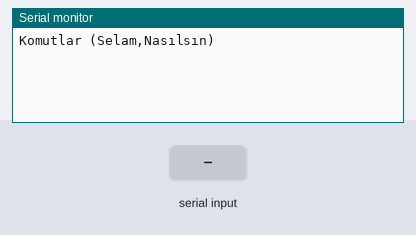
A sketch run on a simulated Arduino Uno, built with avr-gcc and run on an emulated ATmega328P. On the bench: the last lines printed to the serial monitor. The inputs (shaded band) are chosen by the test bench.

Above: at 3.2 s.
3.3 s: "Selam\n" received over Serial
At 4.0 s:
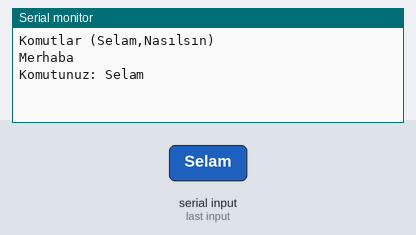
4.8 s: "1\n" received over Serial
At 5.3 s:
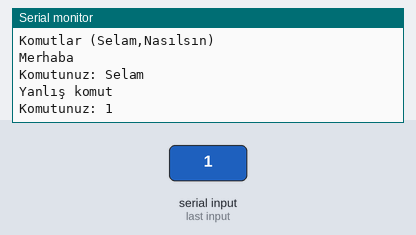

Measured:
- after the input at 3.3 s, the serial monitor: prints a new line at once (image 1)
- after the input at 4.8 s, the serial monitor: prints a new line at once (image 2)

The sketch:

Serial_Communication.ino
```cpp
void setup() {
  Serial.begin(9600); //Serial iletişimi başlatıyoruz

  delay(2000); //2 saniye bekliyoruz

  Serial.println("Komutlar (Selam,Nasılsın)");
}

void loop() {

  if (Serial.available()) {    //Eğer Serial Aktifse
    String command;
    command = Serial.readStringUntil('\n');  //Serial.read ı komuta eşitle
    command.trim();                          //Fazladan karakterleri sil


    if (command.equals("Selam")) {       //Eğer komut Selam a eşitse
    Serial.println("Merhaba");
    }

    else if (command.equals("Nasılsın")) { //Eğer komut Nasılsın a eşitse
    Serial.println("Iyiyim");
    }

    else {                              //Hiçbir komuta eşit değilse
      Serial.println("Yanlış komut");
    }
    Serial.print("Komutunuz: ");
    Serial.println(command);            //En son giren komutu yazdır
  }
}
```
